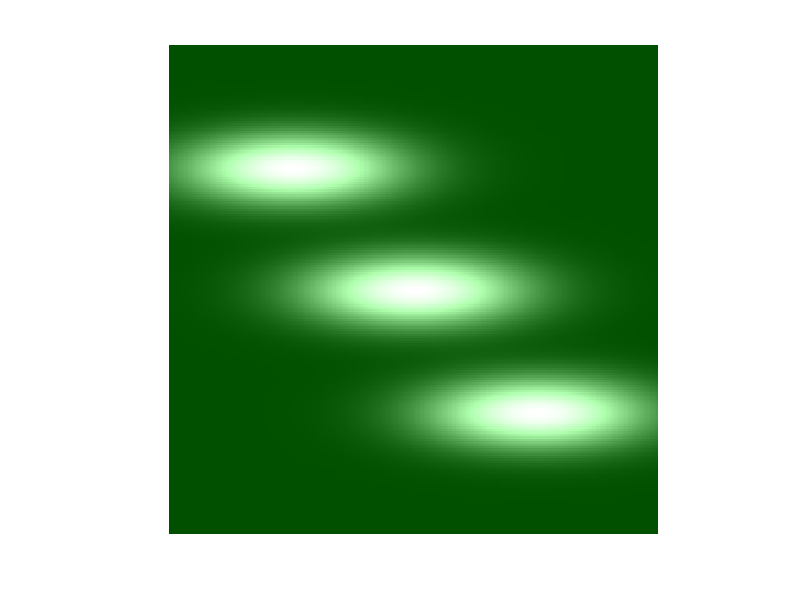
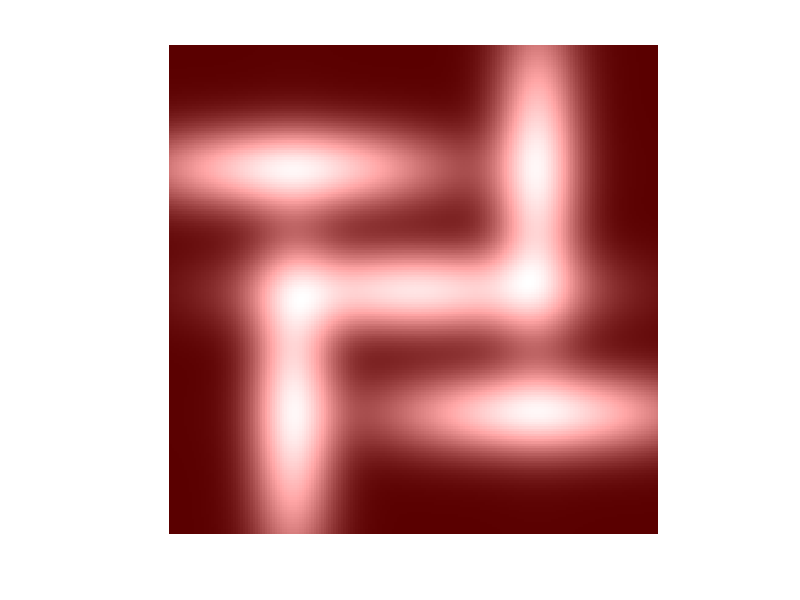
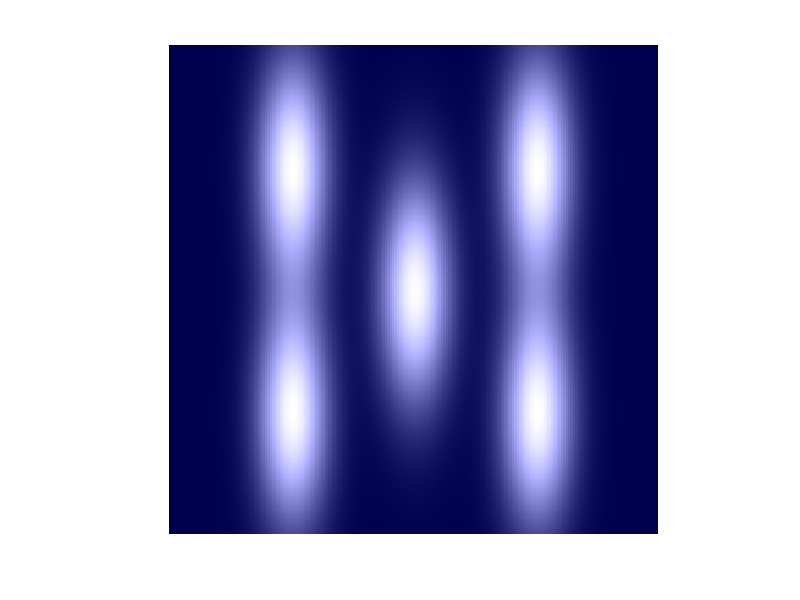
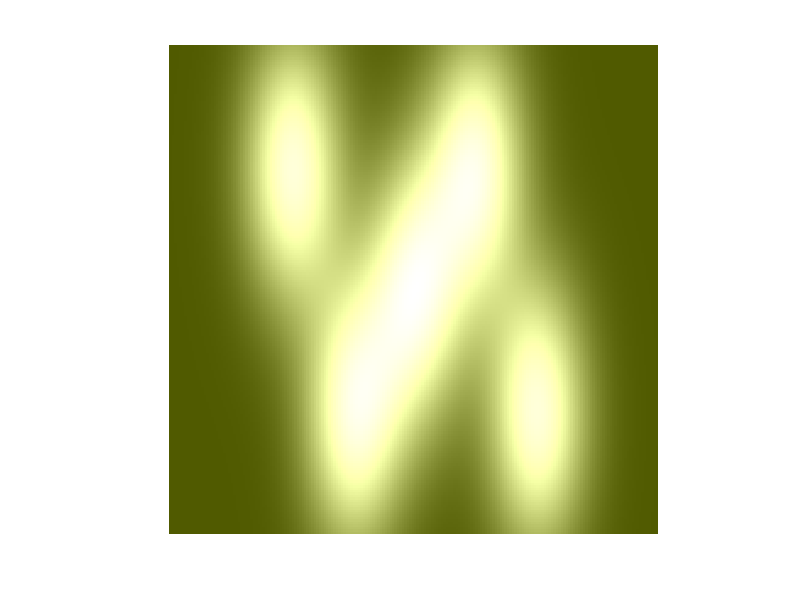

MATLAB code to generate these figures, in order:
% Creates artificial images for testing the densification approach

% Image 1
% Creates 3 gaussians in the image
mu = [-5 -5; 0 0; 5 5];
sigma = cat(3, [1 10], [1 10], [1 10]);
gm = gmdistribution(mu, sigma);
x = 1; 
y = 1;
z = [];
for i=-10:0.1:10
    for j=-10:0.1:10
        z(x, y) = pdf(gm, [i j]);
        y = y + 1;
    end
    y = 1;
    x = x + 1;
end

img1 = uint8(zeros(200,200,3));
m1 = min(z(:));
m2 = max(z(:));
for i=1:200
    for j=1:200
        img1(i,j,1) = (z(i,j) -m1) / (m2-m1) * 255;
        img1(i,j,2) = (z(i,j) -m1) / (m2-m1) * 255 + 80;
        img1(i,j,3) = (z(i,j) -m1) / (m2-m1) * 255;
    end
end
figure; imshow (img1);


% Image 2
% Creates 3 gaussians in the image
mu = [-5 -5; 0 0; 5 5; -5 5; 5 -5];
sigma = cat(3, [1.5 20], [1.5 20], [1.5 20], [20 1.5], [20 1.5]);
gm = gmdistribution(mu, sigma);
x = 1; 
y = 1;
z = [];
for i=-10:0.1:10
    for j=-10:0.1:10
        z(x, y) = pdf(gm, [i j]);
        y = y + 1;
    end
    y = 1;
    x = x + 1;
end

img2 = uint8(zeros(200,200,3));
m1 = min(z(:));
m2 = max(z(:));
for i=1:200
    for j=1:200
        img2(i,j,1) = (z(i,j) -m1) / (m2-m1) * 255 + 90;
        img2(i,j,2) = (z(i,j) -m1) / (m2-m1) * 255;
        img2(i,j,3) = (z(i,j) -m1) / (m2-m1) * 255;
    end
end
figure; imshow (img2);



% Image 3
% Creates 3 gaussians in the image
mu = [-5 -5; 0 0; 5 5; -5 5; 5 -5];
sigma = cat(3, [10 1], [10 1], [10 1], [10 1], [10 1]);
gm = gmdistribution(mu, sigma);
x = 1; 
y = 1;
z = [];
for i=-10:0.1:10
    for j=-10:0.1:10
        z(x, y) = pdf(gm, [i j]);
        y = y + 1;
    end
    y = 1;
    x = x + 1;
end

img3 = uint8(zeros(200,200,3));
m1 = min(z(:));
m2 = max(z(:));
for i=1:200
    for j=1:200
        img3(i,j,1) = (z(i,j) -m1) / (m2-m1) * 255;
        img3(i,j,2) = (z(i,j) -m1) / (m2-m1) * 255 ;
        img3(i,j,3) = (z(i,j) -m1) / (m2-m1) * 255 + 80;
    end
end
figure; imshow (img3);

% Image 4
% Creates 3 gaussians in the image
mu = [-5 -5; 0 0; 5 5; -5 2.5; 5 -2.5];
sigma = cat(3, [15 2], [15 2], [15 2], [15 2], [15 2]);
gm = gmdistribution(mu, sigma);
x = 1; 
y = 1;
z = [];
for i=-10:0.1:10
    for j=-10:0.1:10
        z(x, y) = pdf(gm, [i j]);
        y = y + 1;
    end
    y = 1;
    x = x + 1;
end

img4 = uint8(zeros(200,200,3));
m1 = min(z(:));
m2 = max(z(:));
for i=1:200
    for j=1:200
        img4(i,j,1) = (z(i,j) -m1) / (m2-m1) * 255 + 80;
        img4(i,j,2) = (z(i,j) -m1) / (m2-m1) * 255 + 90;
        img4(i,j,3) = (z(i,j) -m1) / (m2-m1) * 255;
    end
end
figure; imshow (img4);

% Place the images into the space
% image 1 is placed in (2, 0, 0)

imwrite(img1,'img1.bmp');
imwrite(img2,'img2.bmp');
imwrite(img3,'img3.bmp');
imwrite(img4,'img4.bmp');

